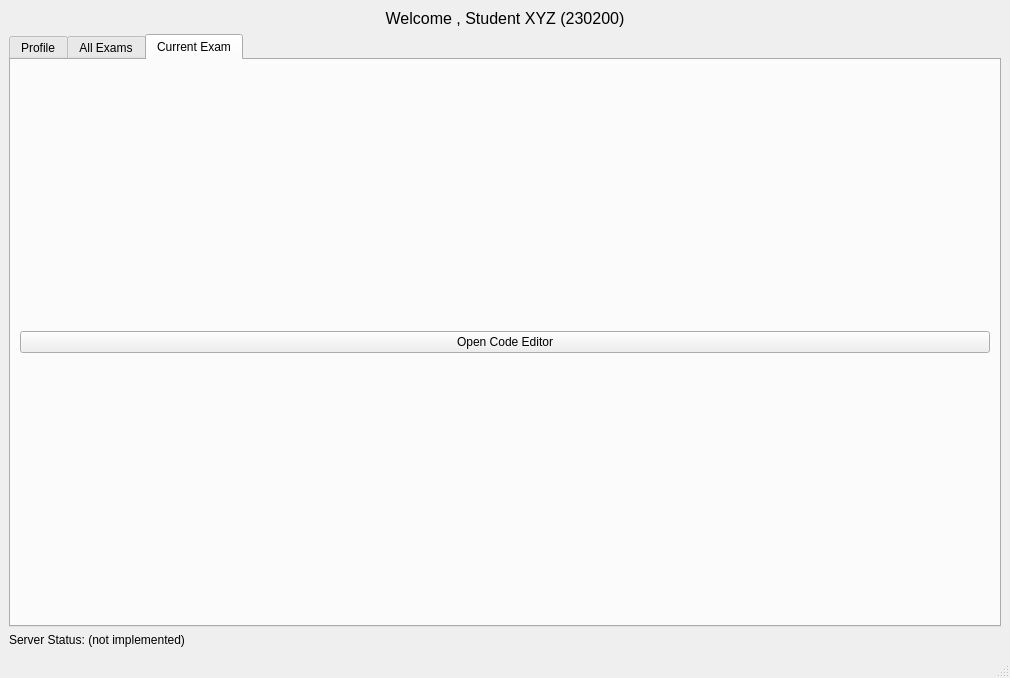
<?xml version="1.0" encoding="UTF-8"?>
<ui version="4.0">
 <class>StudentModule</class>
 <widget class="QMainWindow" name="StudentModule">
  <property name="geometry">
   <rect>
    <x>0</x>
    <y>0</y>
    <width>1010</width>
    <height>678</height>
   </rect>
  </property>
  <property name="windowTitle">
   <string>SmartXm-CSEKU (Student)</string>
  </property>
  <widget class="QWidget" name="centralwidget">
   <layout class="QVBoxLayout" name="verticalLayout">
    <item>
     <widget class="QLabel" name="studentWelcome_label">
      <property name="text">
       <string>&lt;html&gt;&lt;head/&gt;&lt;body&gt;&lt;p align=&quot;center&quot;&gt;&lt;span style=&quot; font-size:12pt;&quot;&gt;Welcome , Student XYZ (230200)&lt;/span&gt;&lt;/p&gt;&lt;/body&gt;&lt;/html&gt;</string>
      </property>
     </widget>
    </item>
    <item>
     <widget class="QTabWidget" name="MainTabWidget">
      <property name="currentIndex">
       <number>2</number>
      </property>
      <widget class="QWidget" name="ProfileTab">
       <attribute name="title">
        <string>Profile</string>
       </attribute>
       <layout class="QVBoxLayout" name="verticalLayout_4">
        <item>
         <widget class="QGroupBox" name="profileInfo_groupBox">
          <property name="title">
           <string>Profile Informations</string>
          </property>
          <layout class="QFormLayout" name="formLayout">
           <item row="0" column="0">
            <widget class="QLabel" name="nameColon_label">
             <property name="text">
              <string>Name:</string>
             </property>
            </widget>
           </item>
           <item row="0" column="1">
            <widget class="QLabel" name="name_label">
             <property name="text">
              <string>My Name Is xyz</string>
             </property>
            </widget>
           </item>
          </layout>
         </widget>
        </item>
        <item>
         <widget class="QPushButton" name="exitBtn_profileTab_pushButton_2">
          <property name="text">
           <string>Exit</string>
          </property>
         </widget>
        </item>
       </layout>
      </widget>
      <widget class="QWidget" name="examTab">
       <attribute name="title">
        <string>All Exams</string>
       </attribute>
       <layout class="QVBoxLayout" name="verticalLayout_3">
        <item>
         <widget class="QGroupBox" name="RuleBook_groupBox">
          <property name="title">
           <string>Instructions/Rulebook</string>
          </property>
          <layout class="QVBoxLayout" name="verticalLayout_2">
           <item>
            <widget class="QLabel" name="roolbook_receive_status_text_label">
             <property name="text">
              <string>No rulebook received from server yet</string>
             </property>
            </widget>
           </item>
           <item>
            <widget class="QPushButton" name="openRuleBook_pushButton">
             <property name="text">
              <string>Open Instructions/Rulebook</string>
             </property>
            </widget>
           </item>
          </layout>
         </widget>
        </item>
        <item>
         <widget class="QTableWidget" name="exam_list_tableWidget">
          <property name="selectionBehavior">
           <enum>QAbstractItemView::SelectionBehavior::SelectRows</enum>
          </property>
          <row/>
          <column>
           <property name="text">
            <string>Course Code</string>
           </property>
          </column>
          <column>
           <property name="text">
            <string>Course</string>
           </property>
          </column>
          <column>
           <property name="text">
            <string>Exam no</string>
           </property>
          </column>
          <column>
           <property name="text">
            <string>Topic</string>
           </property>
          </column>
          <column>
           <property name="text">
            <string>Date</string>
           </property>
          </column>
          <column>
           <property name="text">
            <string>Start Time</string>
           </property>
          </column>
          <column>
           <property name="text">
            <string>End Time</string>
           </property>
          </column>
          <column>
           <property name="text">
            <string>Status</string>
           </property>
          </column>
          <column>
           <property name="text">
            <string>Action</string>
           </property>
          </column>
          <item row="0" column="0">
           <property name="text">
            <string>CSE 1100</string>
           </property>
          </item>
          <item row="0" column="1">
           <property name="text">
            <string>Structured Programming Sessional</string>
           </property>
          </item>
          <item row="0" column="2">
           <property name="text">
            <string>1</string>
           </property>
          </item>
          <item row="0" column="3">
           <property name="text">
            <string>Array</string>
           </property>
          </item>
          <item row="0" column="4">
           <property name="text">
            <string>dummy</string>
           </property>
          </item>
          <item row="0" column="5">
           <property name="text">
            <string>dummy</string>
           </property>
          </item>
          <item row="0" column="6">
           <property name="text">
            <string>dummy</string>
           </property>
          </item>
          <item row="0" column="7">
           <property name="text">
            <string>Scheduled</string>
           </property>
          </item>
         </widget>
        </item>
       </layout>
      </widget>
      <widget class="QWidget" name="currentExamTab">
       <attribute name="title">
        <string>Current Exam</string>
       </attribute>
       <layout class="QVBoxLayout" name="verticalLayout_5">
        <item>
         <widget class="QPushButton" name="openCodeEditor_pushButton">
          <property name="text">
           <string>Open Code Editor</string>
          </property>
         </widget>
        </item>
       </layout>
      </widget>
     </widget>
    </item>
    <item>
     <widget class="QLabel" name="serve_status_label">
      <property name="text">
       <string>Server Status: (not implemented)</string>
      </property>
     </widget>
    </item>
   </layout>
  </widget>
  <widget class="QMenuBar" name="menubar">
   <property name="geometry">
    <rect>
     <x>0</x>
     <y>0</y>
     <width>1010</width>
     <height>21</height>
    </rect>
   </property>
  </widget>
  <widget class="QStatusBar" name="statusbar"/>
 </widget>
 <resources/>
 <connections/>
</ui>
